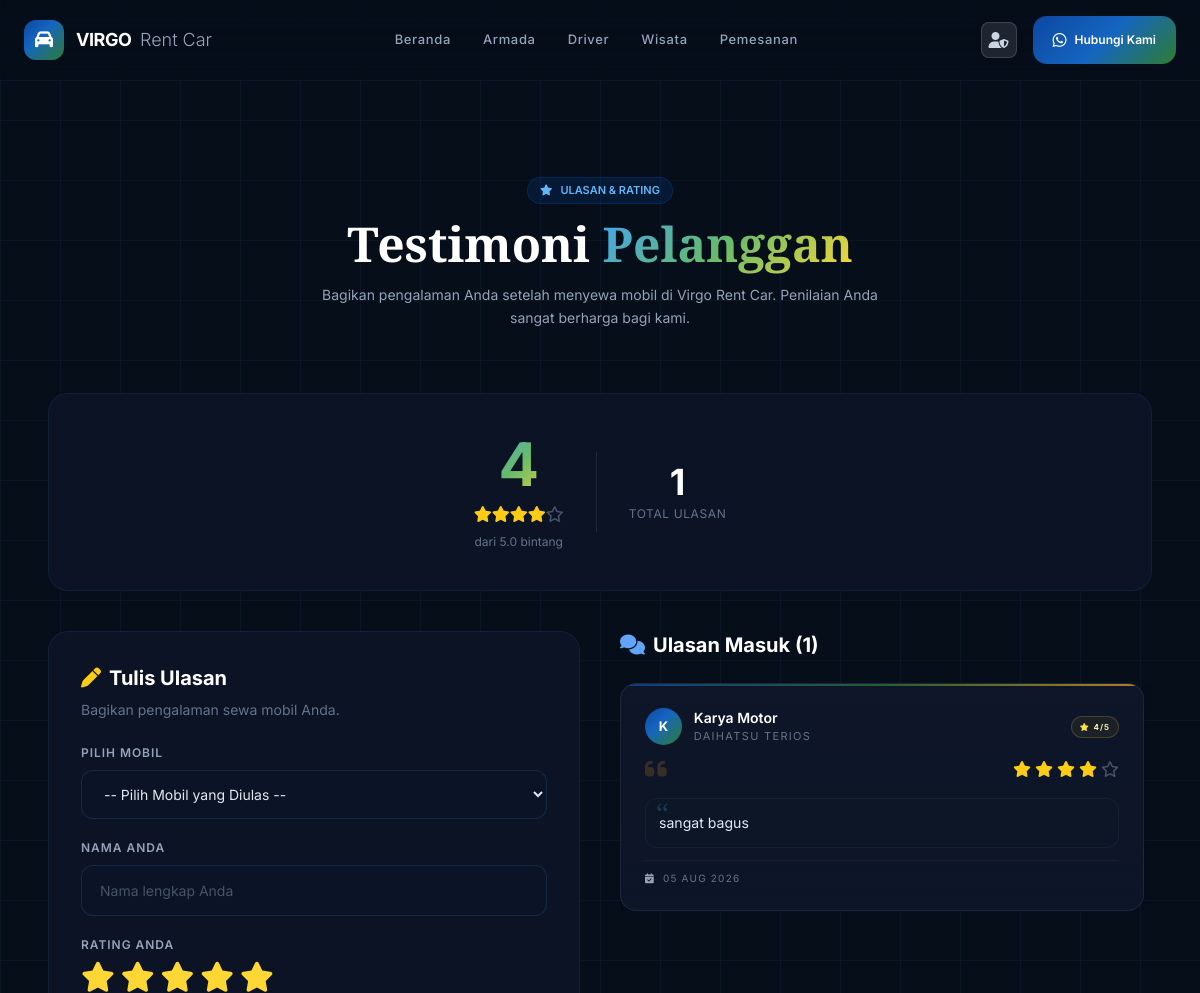
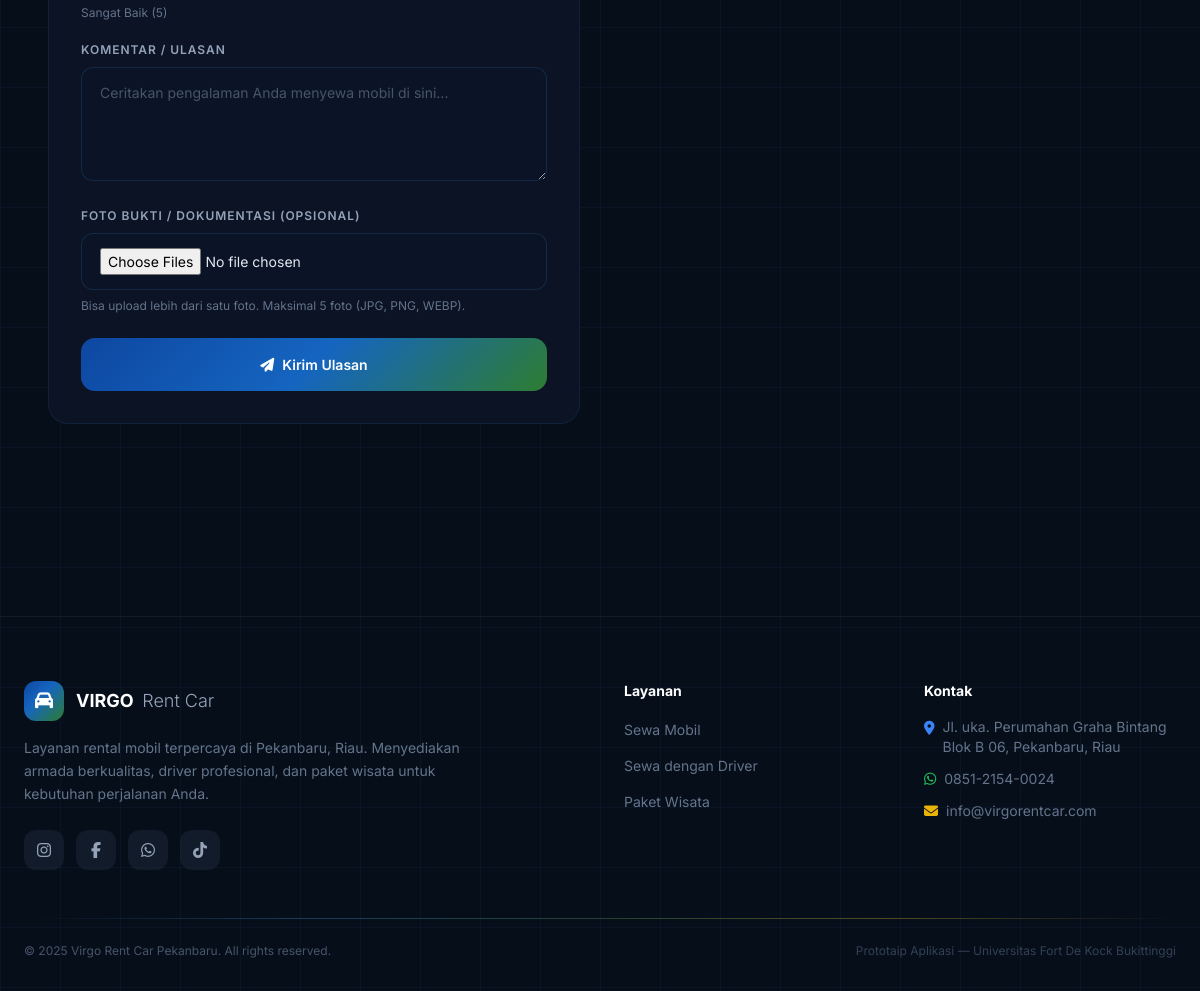
/ulasan.php, run on the app's committed database (2 pictures, top to bottom).
### tables this page shows
CREATE TABLE `tbl_reviews` (
  `id_review` int(11) NOT NULL AUTO_INCREMENT,
  `id_kendaraan` int(11) NOT NULL,
  `nama_pelanggan` varchar(100) NOT NULL,
  `rating` tinyint(4) NOT NULL DEFAULT 5,
  `komentar` text DEFAULT NULL,
  `foto_review` varchar(255) DEFAULT NULL,
  `status` varchar(20) NOT NULL DEFAULT 'Approved',
  `tanggal` datetime DEFAULT current_timestamp(),
  PRIMARY KEY (`id_review`),
  KEY `idx_review_kendaraan` (`id_kendaraan`),
  KEY `idx_review_status` (`status`),
  CONSTRAINT `fk_review_kendaraan` FOREIGN KEY (`id_kendaraan`) REFERENCES `tbl_kendaraan` (`id_kendaraan`) ON DELETE CASCADE ON UPDATE CASCADE,
  CONSTRAINT `chk_rating` CHECK (`rating` between 1 and 5)
);

CREATE TABLE `tbl_kendaraan` (
  `id_kendaraan` int(11) NOT NULL AUTO_INCREMENT,
  `nama_mobil` varchar(100) NOT NULL,
  `kategori` varchar(50) NOT NULL,
  `transmisi` varchar(20) NOT NULL,
  `bahan_bakar` varchar(20) NOT NULL,
  `kapasitas_kursi` int(11) NOT NULL,
  `harga_sewa` int(11) NOT NULL,
  `status` varchar(20) DEFAULT 'Tersedia',
  `gambar` varchar(255) DEFAULT NULL,
  PRIMARY KEY (`id_kendaraan`)
);

### ulasan.php (the view, shortened to what this page needs)
<?php
require 'header.php';
$total_review = 0;
$rata_rata = 0;
$result_reviews = false;
$cek_tabel = mysqli_query($koneksi, "SHOW TABLES LIKE 'tbl_reviews'");
if ($cek_tabel && mysqli_num_rows($cek_tabel) > 0) {
   $query_reviews = "SELECT r.*, k.nama_mobil
                     FROM tbl_reviews r
                     LEFT JOIN tbl_kendaraan k ON r.id_kendaraan = k.id_kendaraan
                     ORDER BY r.tanggal DESC";
   $result_reviews = mysqli_query($koneksi, $query_reviews);
   $query_avg = "SELECT COUNT(*) AS total_review, COALESCE(AVG(rating), 0) AS rata_rata FROM tbl_reviews";
   $result_avg = mysqli_query($koneksi, $query_avg);
   if ($result_avg) {
       $avg_data = mysqli_fetch_assoc($result_avg);
       $total_review = intval($avg_data['total_review']);
       $rata_rata = round(floatval($avg_data['rata_rata']), 1);
   }
} else {
$error_msg = "Tabel ulasan belum tersedia. Silakan import file <strong>_arsip/sql/reviews.sql</strong> di phpMyAdmin terlebih dahulu.";
}
function renderStars($rating) {
    $html = '';
    for ($i = 1; $i <= 5; $i++) {
        if ($i <= $rating) {
            $html .= '<i class="fas fa-star text-yellow-400"></i>';
        } elseif ($i - 0.5 <= $rating) {
            $html .= '<i class="fas fa-star-half-alt text-yellow-400"></i>';
        } else {
            $html .= '<i class="far fa-star text-slate-600"></i>';
        }
    }
    return $html;
}
?>
<section class="py-24 relative" id="ulasan">
    <div class="max-w-6xl mx-auto px-6">
        <div class="text-center mb-16 fade-up">
            <div class="badge-blue inline-flex items-center gap-2 mb-4">
                <i class="fas fa-star"></i> ULASAN &amp; RATING
            </div>
            <h2 class="section-title font-serif text-4xl md:text-5xl font-bold text-white mb-4">
                Testimoni <span class="grad-text">Pelanggan</span>
            </h2>
            <p class="text-slate-400 max-w-xl mx-auto text-sm leading-relaxed">
                Bagikan pengalaman Anda setelah menyewa mobil di Virgo Rent Car. Penilaian Anda sangat berharga bagi kami.
            </p>
        </div>
        <div class="card-glass p-8 md:p-10 mb-10 fade-up">
            <div class="flex flex-col md:flex-row items-center justify-center gap-8 text-center">
                <div>
                    <div class="text-5xl md:text-6xl font-bold grad-text"><?= $rata_rata; ?></div>
                    <div class="mt-2"><?= renderStars($rata_rata); ?></div>
                    <div class="text-slate-500 text-xs mt-2">dari 5.0 bintang</div>
                </div>
                <div>
                    <div class="text-4xl font-bold text-white"><?= $total_review; ?></div>
                    <div class="text-slate-500 text-xs mt-1 uppercase tracking-wider">Total Ulasan</div>
                </div>
            </div>
        </div>
        <div class="grid lg:grid-cols-2 gap-10">
            <div class="card-glass p-8 fade-up">
                <h3 class="text-white font-bold text-xl mb-2 flex items-center gap-2">
                    <i class="fas fa-pen text-yellow-400"></i> Tulis Ulasan
                </h3>
                <p class="text-slate-500 text-sm mb-6">Bagikan pengalaman sewa mobil Anda.</p>
                <form method="POST" action="" id="reviewForm" enctype="multipart/form-data">
                    <div class="mb-5">
                        <label class="form-label">Pilih Mobil</label>
                        <select name="id_kendaraan" class="form-input" required>
                            <option value="">-- Pilih Mobil yang Diulas --</option>
                        </select>
                    </div>
                    <div class="mb-5">
                        <label class="form-label">Nama Anda</label>
                        <input type="text" name="nama_pelanggan" class="form-input" placeholder="Nama lengkap Anda" required>
                    </div>
                    <div class="mb-5">
                        <label class="form-label">Rating Anda</label>
                        <div class="star-rating" id="starRating">
                            <i class="fas fa-star" data-value="1"></i>
                            <i class="fas fa-star" data-value="2"></i>
                            <i class="fas fa-star" data-value="3"></i>
                            <i class="fas fa-star" data-value="4"></i>
                            <i class="fas fa-star" data-value="5"></i>
                        </div>
                        <div class="text-xs text-slate-500 mt-1" id="ratingLabel">Sangat Baik (5)</div>
                    </div>
                    <div class="mb-5">
                        <label class="form-label">Komentar / Ulasan</label>
                        <textarea name="komentar" class="form-input" rows="4" placeholder="Ceritakan pengalaman Anda menyewa mobil di sini..." required></textarea>
                    </div>
                    <div class="mb-6">
                        <label class="form-label">Foto Bukti / Dokumentasi (Opsional)</label>
                        <input type="file" id="fotoReviewInput" name="foto_review[]" class="form-input" accept="image/*" multiple>
                        <div class="text-xs text-slate-500 mt-2" id="fotoReviewInfo">Bisa upload lebih dari satu foto. Maksimal 5 foto (JPG, PNG, WEBP).</div>
                    </div>
                    <button type="submit" class="btn-primary w-full justify-center py-4">
                        <i class="fas fa-paper-plane"></i> Kirim Ulasan
                    </button>
                </form>
            </div>
            <div class="fade-up">
                <h3 class="text-white font-bold text-xl mb-6 flex items-center gap-2">
                    <i class="fas fa-comments text-blue-400"></i> Ulasan Masuk (<?= $total_review; ?>)
                </h3>
<div class="space-y-5 max-h-[650px] overflow-y-auto pr-2 review-scroll">
                    <?php if ($result_reviews && mysqli_num_rows($result_reviews) > 0): ?>
                        <?php while ($review = mysqli_fetch_assoc($result_reviews)): ?>
                        <div class="card-glass testimonial-card p-6">
                           <div class="review-card-top">
                               <div class="flex items-center gap-3 min-w-0">
                                   <div class="testimonial-avatar grad-blue-green">
                                       <?= strtoupper(substr($review['nama_pelanggan'], 0, 1)); ?>
                                   </div>
                                   <div class="min-w-0">
                                       <div class="text-white font-semibold text-sm truncate"><?= htmlspecialchars($review['nama_pelanggan']); ?></div>
                                       <div class="text-slate-500 text-[11px] uppercase tracking-[0.12em]">
                                           <?= htmlspecialchars($review['nama_mobil'] ?? 'Rental Mobil'); ?>
                                       </div>
                                   </div>
                               </div>
                               <div class="review-card-badge">
                                   <i class="fas fa-star text-yellow-300"></i>
                                   <?= (int)$review['rating']; ?>/5
                               </div>
                           </div>
                           <div class="flex items-center justify-between mb-4">
                               <div class="quote-icon"><i class="fas fa-quote-left"></i></div>
                               <div class="flex gap-1"><?= renderStars($review['rating']); ?></div>
                           </div>
                           <div class="review-comment-box">
                               <p><?= nl2br(htmlspecialchars($review['komentar'])); ?></p>
                           </div>
                           <div class="review-footer">
                               <div class="inline-flex items-center gap-2 text-slate-500 text-[10px] uppercase tracking-[0.12em]">
                                   <i class="fas fa-calendar-check text-slate-400"></i>
                                   <?= date('d M Y', strtotime($review['tanggal'])); ?>
                               </div>
                           </div>
                        </div>
                        <?php endwhile; ?>
                    <?php endif; ?>
                </div>
            </div>
        </div>
    </div>
</section>
<?php require 'footer.php'; ?>

### css/style.css (style rules this page uses)
* { margin: 0; padding: 0; box-sizing: border-box; }
html { scroll-behavior: smooth; }
body { font-family: 'Inter', sans-serif; background: #060e1a; color: #e2e8f0; }
.grad-blue-green { background: linear-gradient(135deg, #0D47A1 0%, #1565C0 40%, #2E7D32 100%); }
.grad-text { background: linear-gradient(135deg, #42A5F5, #66BB6A, #FDD835); -webkit-background-clip: text; -webkit-text-fill-color: transparent; background-clip: text; }
.grid-pattern { background-image: linear-gradient(rgba(66,165,245,0.05) 1px, transparent 1px), linear-gradient(90deg, rgba(66,165,245,0.05) 1px, transparent 1px); background-size: 60px 60px; }
.section-title { font-family: 'Playfair Display', serif; }
.card-glass { background: rgba(13, 22, 40, 0.8); backdrop-filter: blur(20px); border: 1px solid rgba(66, 165, 245, 0.1); border-radius: 20px; transition: all 0.4s cubic-bezier(0.4, 0, 0.2, 1); }
.btn-primary { background: linear-gradient(135deg, #0D47A1, #1565C0, #2E7D32); color: white; border: none; border-radius: 14px; padding: 14px 32px; font-weight: 600; font-size: 14px; cursor: pointer; transition: all 0.3s ease; position: relative; overflow: hidden; display: inline-flex; align-items: center; justify-content: center; gap: 8px; text-decoration: none; }
.btn-primary::before { content: ''; position: absolute; top: 0; left: -100%; width: 100%; height: 100%; background: linear-gradient(90deg, transparent, rgba(255,255,255,0.15), transparent); transition: left 0.5s ease; }
.form-input { background: rgba(13, 22, 40, 0.6); border: 1px solid rgba(66, 165, 245, 0.15); border-radius: 12px; padding: 14px 18px; color: #e2e8f0; font-size: 14px; width: 100%; transition: all 0.3s ease; outline: none; }
.form-input::placeholder { color: #475569; }
.form-label { font-size: 12px; font-weight: 600; letter-spacing: 0.08em; text-transform: uppercase; color: #94a3b8; margin-bottom: 8px; display: block; }
.badge-blue { background: rgba(13, 71, 161, 0.2); color: #64B5F6; border: 1px solid rgba(13, 71, 161, 0.3); padding: 4px 12px; border-radius: 20px; font-size: 11px; font-weight: 600; }
.fade-up { opacity: 0; transform: translateY(40px); transition: all 0.8s cubic-bezier(0.4, 0, 0.2, 1); }
.fade-up.visible { opacity: 1; transform: translateY(0); }
.star-rating { display: inline-flex; gap: 6px; }
.star-rating i { font-size: 30px; color: #475569; cursor: pointer; transition: transform 0.2s ease, color 0.2s ease; }
.star-rating i.text-yellow-400 { color: #FDD835; }
.testimonial-card { position: relative; overflow: hidden; background: linear-gradient(180deg, rgba(15, 23, 42, 0.9), rgba(13, 22, 40, 0.96)); border: 1px solid rgba(148, 163, 184, 0.12); box-shadow: inset 0 1px 0 rgba(255,255,255,0.02), 0 12px 26px rgba(2, 6, 23, 0.18); border-radius: 16px; }
.testimonial-card::before { content: ''; position: absolute; top: 0; left: 0; right: 0; height: 2px; background: linear-gradient(90deg, rgba(13, 71, 161, 0.8), rgba(46, 125, 50, 0.7), rgba(249, 168, 37, 0.7)); }
.testimonial-card .quote-icon { font-size: 1.55rem; color: rgba(249, 168, 37, 0.18); line-height: 1; }
.testimonial-card .review-card-top { display: flex; align-items: center; justify-content: space-between; gap: 10px; margin-bottom: 12px; }
.testimonial-card .review-card-badge { display: inline-flex; align-items: center; gap: 4px; background: rgba(253, 216, 53, 0.06); border: 1px solid rgba(253, 216, 53, 0.18); color: #f8f1b0; border-radius: 999px; padding: 4px 8px; font-size: 8px; font-weight: 700; letter-spacing: 0.12em; text-transform: uppercase; }
.testimonial-card .review-comment-box { position: relative; background: rgba(15, 23, 42, 0.52); border: 1px solid rgba(148, 163, 184, 0.07); border-radius: 12px; padding: 12px 13px; margin-bottom: 12px; }
.testimonial-card .review-comment-box::before { content: '“'; position: absolute; top: -7px; left: 10px; font-size: 1.8rem; color: rgba(66, 165, 245, 0.25); font-family: Georgia, serif; }
.testimonial-card .review-comment-box p { color: #dfeaf8; font-size: 0.88rem; line-height: 1.7; margin: 0; }
.testimonial-card .review-footer { display: flex; align-items: center; gap: 12px; padding-top: 10px; border-top: 1px solid rgba(148, 163, 184, 0.08); }
.testimonial-avatar { width: 2.3rem; height: 2.3rem; border-radius: 9999px; display: flex; align-items: center; justify-content: center; font-weight: 700; color: #fff; font-size: 0.82rem; flex-shrink: 0; }

### data on the page
tbl_reviews: nama_pelanggan "K", nama_pelanggan "Karya Motor", id_kendaraan.nama_mobil "DAIHATSU TERIOS", rating "4", komentar "sangat bagus", tanggal "05 AUG 2026"

### other printed values
$rata_rata "4"
$total_review "1"
